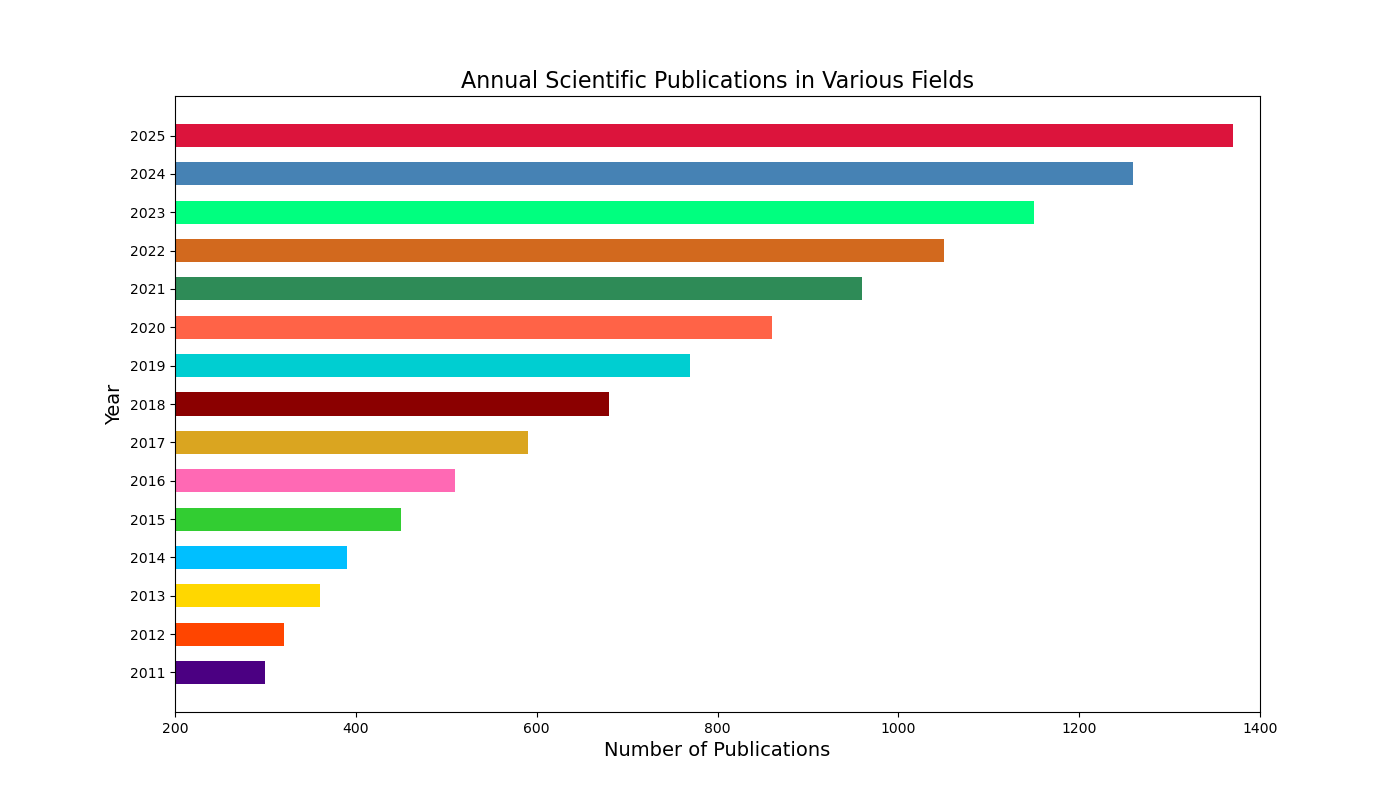

The script that drew this image:

import matplotlib.pyplot as plt

# Data for plotting
years = [
    2011, 2012, 2013, 2014, 2015, 2016,
    2017, 2018, 2019, 2020, 2021, 2022, 2023, 2024, 2025
]
publication_count = [
    300, 320, 360, 390, 450, 510,
    590, 680, 770, 860, 960, 1050,
    1150, 1260, 1370
]

# Changing figure size
plt.figure(figsize=(14, 8))

# Plotting - horizontal bar chart
bar_height = 0.6
plt.barh(years, publication_count, color=[
    '#4B0082', '#FF4500', '#FFD700', '#00BFFF', '#32CD32',
    '#FF69B4', '#DAA520', '#8B0000', '#00CED1', '#FF6347',
    '#2E8B57', '#D2691E', '#00FF7F', '#4682B4', '#DC143C'
], height=bar_height)

# Customize chart
plt.ylabel('Year', fontsize=14)
plt.xlabel('Number of Publications', fontsize=14)
plt.title('Annual Scientific Publications in Various Fields', fontsize=16)

# Setting y-axis limit to start from 200
plt.xlim(200, 1400)

# Resize bar width
plt.yticks(years, [str(year) for year in years], fontsize=10)

# Show plot
plt.show()
